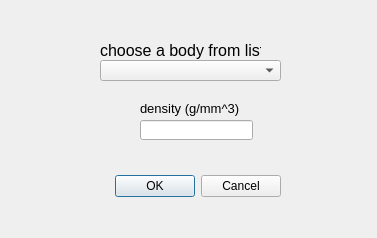
<?xml version="1.0" encoding="UTF-8"?>
<ui version="4.0">
 <class>dia_body_sel</class>
 <widget class="QDialog" name="dia_body_sel">
  <property name="geometry">
   <rect>
    <x>0</x>
    <y>0</y>
    <width>377</width>
    <height>238</height>
   </rect>
  </property>
  <property name="windowTitle">
   <string>Body Dialog</string>
  </property>
  <widget class="QDialogButtonBox" name="buttonBox">
   <property name="geometry">
    <rect>
     <x>60</x>
     <y>170</y>
     <width>221</width>
     <height>32</height>
    </rect>
   </property>
   <property name="orientation">
    <enum>Qt::Horizontal</enum>
   </property>
   <property name="standardButtons">
    <set>QDialogButtonBox::Cancel|QDialogButtonBox::Ok</set>
   </property>
  </widget>
  <widget class="QComboBox" name="body_list">
   <property name="geometry">
    <rect>
     <x>100</x>
     <y>60</y>
     <width>181</width>
     <height>21</height>
    </rect>
   </property>
   <property name="font">
    <font>
     <pointsize>10</pointsize>
    </font>
   </property>
  </widget>
  <widget class="QLabel" name="body_list_label">
   <property name="geometry">
    <rect>
     <x>100</x>
     <y>40</y>
     <width>161</width>
     <height>20</height>
    </rect>
   </property>
   <property name="font">
    <font>
     <pointsize>12</pointsize>
    </font>
   </property>
   <property name="text">
    <string>choose a body from list</string>
   </property>
  </widget>
  <widget class="QLineEdit" name="density">
   <property name="geometry">
    <rect>
     <x>140</x>
     <y>120</y>
     <width>113</width>
     <height>20</height>
    </rect>
   </property>
   <property name="font">
    <font>
     <pointsize>10</pointsize>
    </font>
   </property>
  </widget>
  <widget class="QLabel" name="density_label">
   <property name="geometry">
    <rect>
     <x>140</x>
     <y>100</y>
     <width>101</width>
     <height>16</height>
    </rect>
   </property>
   <property name="font">
    <font>
     <pointsize>10</pointsize>
    </font>
   </property>
   <property name="text">
    <string>density (g/mm^3)</string>
   </property>
  </widget>
 </widget>
 <resources/>
 <connections>
  <connection>
   <sender>buttonBox</sender>
   <signal>accepted()</signal>
   <receiver>dia_body_sel</receiver>
   <slot>accept()</slot>
   <hints>
    <hint type="sourcelabel">
     <x>248</x>
     <y>254</y>
    </hint>
    <hint type="destinationlabel">
     <x>157</x>
     <y>274</y>
    </hint>
   </hints>
  </connection>
  <connection>
   <sender>buttonBox</sender>
   <signal>rejected()</signal>
   <receiver>dia_body_sel</receiver>
   <slot>reject()</slot>
   <hints>
    <hint type="sourcelabel">
     <x>316</x>
     <y>260</y>
    </hint>
    <hint type="destinationlabel">
     <x>286</x>
     <y>274</y>
    </hint>
   </hints>
  </connection>
 </connections>
</ui>
